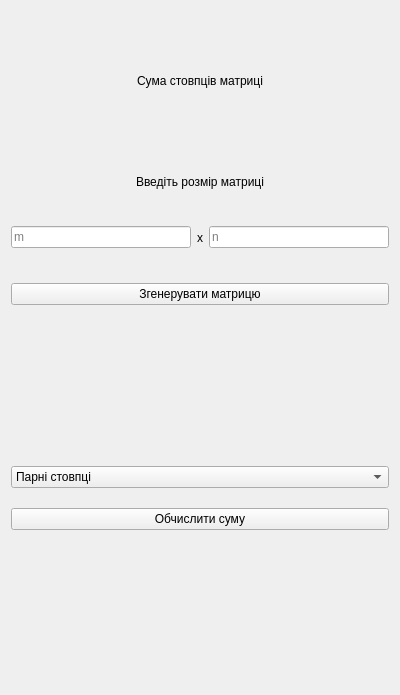
<?xml version="1.0" encoding="UTF-8"?>
<ui version="4.0">
 <class>Form</class>
 <widget class="QWidget" name="Form">
  <property name="geometry">
   <rect>
    <x>0</x>
    <y>0</y>
    <width>400</width>
    <height>695</height>
   </rect>
  </property>
  <property name="windowTitle">
   <string>Form</string>
  </property>
  <layout class="QVBoxLayout" name="verticalLayout_4">
   <item>
    <widget class="QLabel" name="title">
     <property name="minimumSize">
      <size>
       <width>0</width>
       <height>0</height>
      </size>
     </property>
     <property name="maximumSize">
      <size>
       <width>16777215</width>
       <height>140</height>
      </size>
     </property>
     <property name="text">
      <string>Сума стовпців матриці</string>
     </property>
     <property name="alignment">
      <set>Qt::AlignmentFlag::AlignCenter</set>
     </property>
    </widget>
   </item>
   <item>
    <layout class="QVBoxLayout" name="verticalLayout_2">
     <property name="spacing">
      <number>15</number>
     </property>
     <item>
      <layout class="QVBoxLayout" name="verticalLayout">
       <property name="spacing">
        <number>0</number>
       </property>
       <item>
        <widget class="QLabel" name="label_2">
         <property name="maximumSize">
          <size>
           <width>16777215</width>
           <height>50</height>
          </size>
         </property>
         <property name="text">
          <string>Введіть розмір матриці</string>
         </property>
         <property name="alignment">
          <set>Qt::AlignmentFlag::AlignCenter</set>
         </property>
        </widget>
       </item>
       <item>
        <widget class="QFrame" name="frame">
         <layout class="QHBoxLayout" name="horizontalLayout">
          <property name="leftMargin">
           <number>0</number>
          </property>
          <property name="rightMargin">
           <number>0</number>
          </property>
          <item>
           <widget class="QLineEdit" name="m_input">
            <property name="placeholderText">
             <string>m</string>
            </property>
           </widget>
          </item>
          <item>
           <widget class="QLabel" name="label">
            <property name="text">
             <string>x</string>
            </property>
           </widget>
          </item>
          <item>
           <widget class="QLineEdit" name="n_input">
            <property name="placeholderText">
             <string>n</string>
            </property>
           </widget>
          </item>
         </layout>
        </widget>
       </item>
      </layout>
     </item>
     <item>
      <widget class="QPushButton" name="generate_matrix_button">
       <property name="text">
        <string>Згенерувати матрицю</string>
       </property>
      </widget>
     </item>
    </layout>
   </item>
   <item>
    <widget class="QLabel" name="array_result">
     <property name="text">
      <string/>
     </property>
     <property name="alignment">
      <set>Qt::AlignmentFlag::AlignCenter</set>
     </property>
    </widget>
   </item>
   <item>
    <layout class="QVBoxLayout" name="verticalLayout_3">
     <property name="spacing">
      <number>20</number>
     </property>
     <item>
      <widget class="QComboBox" name="comboBox">
       <item>
        <property name="text">
         <string>Парні стовпці</string>
        </property>
       </item>
       <item>
        <property name="text">
         <string>Непарні стовпці</string>
        </property>
       </item>
      </widget>
     </item>
     <item>
      <widget class="QPushButton" name="calculate_sum_button">
       <property name="text">
        <string>Обчислити суму</string>
       </property>
      </widget>
     </item>
    </layout>
   </item>
   <item>
    <widget class="QLabel" name="status_label">
     <property name="text">
      <string/>
     </property>
     <property name="alignment">
      <set>Qt::AlignmentFlag::AlignCenter</set>
     </property>
    </widget>
   </item>
  </layout>
 </widget>
 <resources/>
 <connections/>
</ui>
